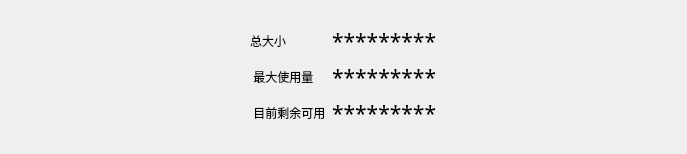
              <widget class="QWidget" name="page_7">
               <layout class="QGridLayout" name="gridLayout_14">
                <item row="0" column="0">
                 <widget class="ProgressWater" name="proW_memfree">
                  <property name="minValue">
                   <number>0</number>
                  </property>
                  <property name="maxValue">
                   <number>100</number>
                  </property>
                  <property name="value">
                   <number>0</number>
                  </property>
                  <property name="borderWidth">
                   <double>0.000000000000000</double>
                  </property>
                  <property name="waterHeight">
                   <double>0.010000000000000</double>
                  </property>
                  <property name="waterDensity">
                   <double>9.000000000000000</double>
                  </property>
                  <property name="showValue">
                   <bool>true</bool>
                  </property>
                  <property name="showPercent">
                   <bool>true</bool>
                  </property>
                  <property name="reverse">
                   <bool>false</bool>
                  </property>
                  <property name="percentStyle">
                   <enum>ProgressWater::PercentStyle_Circle</enum>
                  </property>
                 </widget>
                </item>
                <item row="1" column="0">
                 <widget class="QWidget" name="widget_2" native="true">
                  <layout class="QGridLayout" name="gridLayout_13">
                   <item row="1" column="1">
                    <widget class="NavLabel" name="navLabel_2">
                     <property name="sizePolicy">
                      <sizepolicy hsizetype="Minimum" vsizetype="Minimum">
                       <horstretch>0</horstretch>
                       <verstretch>0</verstretch>
                      </sizepolicy>
                     </property>
                     <property name="baseSize">
                      <size>
                       <width>20</width>
                       <height>9</height>
                      </size>
                     </property>
                     <property name="text">
                      <string> 最大使用量</string>
                     </property>
                     <property name="showArrow">
                      <bool>true</bool>
                     </property>
                     <property name="arrowSize">
                      <number>5</number>
                     </property>
                     <property name="triangleLen">
                      <number>5</number>
                     </property>
                    </widget>
                   </item>
                   <item row="1" column="2">
                    <widget class="QLabel" name="label_maxused_mem">
                     <property name="font">
                      <font>
                       <family>YaHei Consolas Hybrid</family>
                       <pointsize>16</pointsize>
                      </font>
                     </property>
                     <property name="text">
                      <string>*********</string>
                     </property>
                    </widget>
                   </item>
                   <item row="1" column="3" rowspan="3">
                    <spacer name="horizontalSpacer_2">
                     <property name="orientation">
                      <enum>Qt::Horizontal</enum>
                     </property>
                     <property name="sizeHint" stdset="0">
                      <size>
                       <width>230</width>
                       <height>20</height>
                      </size>
                     </property>
                    </spacer>
                   </item>
                   <item row="0" column="2">
                    <widget class="QLabel" name="label_total_mem">
                     <property name="font">
                      <font>
                       <family>YaHei Consolas Hybrid</family>
                       <pointsize>16</pointsize>
                      </font>
                     </property>
                     <property name="text">
                      <string>*********</string>
                     </property>
                    </widget>
                   </item>
                   <item row="0" column="1">
                    <widget class="NavLabel" name="navLabel_3">
                     <property name="sizePolicy">
                      <sizepolicy hsizetype="Minimum" vsizetype="Minimum">
                       <horstretch>0</horstretch>
                       <verstretch>0</verstretch>
                      </sizepolicy>
                     </property>
                     <property name="baseSize">
                      <size>
                       <width>20</width>
                       <height>9</height>
                      </size>
                     </property>
                     <property name="text">
                      <string>总大小</string>
                     </property>
                    </widget>
                   </item>
                   <item row="1" column="0">
                    <spacer name="horizontalSpacer">
                     <property name="orientation">
                      <enum>Qt::Horizontal</enum>
                     </property>
                     <property name="sizeHint" stdset="0">
                      <size>
                       <width>230</width>
                       <height>20</height>
                      </size>
                     </property>
                    </spacer>
                   </item>
                   <item row="2" column="2">
                    <widget class="QLabel" name="label_remaining_mem">
                     <property name="font">
                      <font>
                       <family>YaHei Consolas Hybrid</family>
                       <pointsize>16</pointsize>
                      </font>
                     </property>
                     <property name="text">
                      <string>*********</string>
                     </property>
                    </widget>
                   </item>
                   <item row="2" column="1">
                    <widget class="NavLabel" name="navLabel">
                     <property name="sizePolicy">
                      <sizepolicy hsizetype="Minimum" vsizetype="Minimum">
                       <horstretch>0</horstretch>
                       <verstretch>0</verstretch>
                      </sizepolicy>
                     </property>
                     <property name="baseSize">
                      <size>
                       <width>20</width>
                       <height>9</height>
                      </size>
                     </property>
                     <property name="text">
                      <string> 目前剩余可用</string>
                     </property>
                    </widget>
                   </item>
                  </layout>
                 </widget>
                </item>
               </layout>
              </widget>
